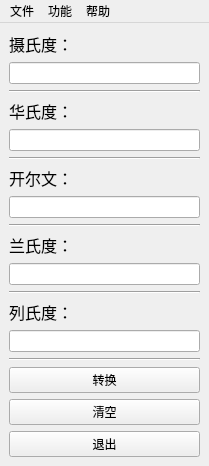
<?xml version="1.0" encoding="UTF-8"?>
<ui version="4.0">
 <class>TempWindow</class>
 <widget class="QMainWindow" name="TempWindow">
  <property name="geometry">
   <rect>
    <x>0</x>
    <y>0</y>
    <width>209</width>
    <height>416</height>
   </rect>
  </property>
  <property name="maximumSize">
   <size>
    <width>209</width>
    <height>416</height>
   </size>
  </property>
  <property name="windowTitle">
   <string>温度转换</string>
  </property>
  <property name="windowIcon">
   <iconset resource="ResourcesFile.qrc">
    <normaloff>:/image/Temp.png</normaloff>:/image/Temp.png</iconset>
  </property>
  <widget class="QWidget" name="centralwidget">
   <layout class="QVBoxLayout" name="verticalLayout">
    <item>
     <widget class="QLabel" name="label">
      <property name="font">
       <font>
        <family>Consolas</family>
        <pointsize>12</pointsize>
       </font>
      </property>
      <property name="text">
       <string>摄氏度：</string>
      </property>
     </widget>
    </item>
    <item>
     <widget class="QLineEdit" name="InputC"/>
    </item>
    <item>
     <widget class="Line" name="line">
      <property name="orientation">
       <enum>Qt::Horizontal</enum>
      </property>
     </widget>
    </item>
    <item>
     <widget class="QLabel" name="label_2">
      <property name="font">
       <font>
        <family>Consolas</family>
        <pointsize>12</pointsize>
       </font>
      </property>
      <property name="text">
       <string>华氏度：</string>
      </property>
     </widget>
    </item>
    <item>
     <widget class="QLineEdit" name="InputF"/>
    </item>
    <item>
     <widget class="Line" name="line_2">
      <property name="orientation">
       <enum>Qt::Horizontal</enum>
      </property>
     </widget>
    </item>
    <item>
     <widget class="QLabel" name="label_3">
      <property name="font">
       <font>
        <family>Consolas</family>
        <pointsize>12</pointsize>
       </font>
      </property>
      <property name="text">
       <string>开尔文：</string>
      </property>
     </widget>
    </item>
    <item>
     <widget class="QLineEdit" name="InputK"/>
    </item>
    <item>
     <widget class="Line" name="line_3">
      <property name="orientation">
       <enum>Qt::Horizontal</enum>
      </property>
     </widget>
    </item>
    <item>
     <widget class="QLabel" name="label_4">
      <property name="font">
       <font>
        <family>Consolas</family>
        <pointsize>12</pointsize>
       </font>
      </property>
      <property name="text">
       <string>兰氏度：</string>
      </property>
     </widget>
    </item>
    <item>
     <widget class="QLineEdit" name="InputR"/>
    </item>
    <item>
     <widget class="Line" name="line_4">
      <property name="orientation">
       <enum>Qt::Horizontal</enum>
      </property>
     </widget>
    </item>
    <item>
     <widget class="QLabel" name="label_5">
      <property name="font">
       <font>
        <family>Consolas</family>
        <pointsize>12</pointsize>
       </font>
      </property>
      <property name="text">
       <string>列氏度：</string>
      </property>
     </widget>
    </item>
    <item>
     <widget class="QLineEdit" name="InputRe"/>
    </item>
    <item>
     <widget class="Line" name="line_5">
      <property name="orientation">
       <enum>Qt::Horizontal</enum>
      </property>
     </widget>
    </item>
    <item>
     <widget class="QPushButton" name="ConvertButton">
      <property name="text">
       <string>转换</string>
      </property>
      <property name="icon">
       <iconset resource="ResourcesFile.qrc">
        <normaloff>:/image/Convert.png</normaloff>:/image/Convert.png</iconset>
      </property>
      <property name="iconSize">
       <size>
        <width>16</width>
        <height>16</height>
       </size>
      </property>
     </widget>
    </item>
    <item>
     <widget class="QPushButton" name="ClearButton">
      <property name="text">
       <string>清空</string>
      </property>
      <property name="icon">
       <iconset resource="ResourcesFile.qrc">
        <normaloff>:/image/Clear.png</normaloff>:/image/Clear.png</iconset>
      </property>
     </widget>
    </item>
    <item>
     <widget class="QPushButton" name="ExitButton">
      <property name="text">
       <string>退出</string>
      </property>
      <property name="icon">
       <iconset resource="ResourcesFile.qrc">
        <normaloff>:/image/Exit.png</normaloff>:/image/Exit.png</iconset>
      </property>
     </widget>
    </item>
   </layout>
  </widget>
  <widget class="QMenuBar" name="menubar">
   <property name="geometry">
    <rect>
     <x>0</x>
     <y>0</y>
     <width>209</width>
     <height>17</height>
    </rect>
   </property>
   <widget class="QMenu" name="menu">
    <property name="title">
     <string>文件</string>
    </property>
    <addaction name="ExitAction"/>
   </widget>
   <widget class="QMenu" name="menu_2">
    <property name="title">
     <string>功能</string>
    </property>
    <addaction name="ConvertAction"/>
    <addaction name="ClearAction"/>
   </widget>
   <widget class="QMenu" name="menu_3">
    <property name="title">
     <string>帮助</string>
    </property>
    <addaction name="About"/>
    <addaction name="Update"/>
    <addaction name="Explain"/>
   </widget>
   <addaction name="menu"/>
   <addaction name="menu_2"/>
   <addaction name="menu_3"/>
  </widget>
  <action name="ExitAction">
   <property name="icon">
    <iconset resource="ResourcesFile.qrc">
     <normaloff>:/image/Exit.png</normaloff>:/image/Exit.png</iconset>
   </property>
   <property name="text">
    <string>退出</string>
   </property>
  </action>
  <action name="ConvertAction">
   <property name="icon">
    <iconset resource="ResourcesFile.qrc">
     <normaloff>:/image/Convert.png</normaloff>:/image/Convert.png</iconset>
   </property>
   <property name="text">
    <string>转换</string>
   </property>
  </action>
  <action name="ClearAction">
   <property name="icon">
    <iconset resource="ResourcesFile.qrc">
     <normaloff>:/image/Clear.png</normaloff>:/image/Clear.png</iconset>
   </property>
   <property name="text">
    <string>清空</string>
   </property>
  </action>
  <action name="About">
   <property name="icon">
    <iconset resource="ResourcesFile.qrc">
     <normaloff>:/image/About.png</normaloff>:/image/About.png</iconset>
   </property>
   <property name="text">
    <string>关于</string>
   </property>
  </action>
  <action name="Update">
   <property name="icon">
    <iconset resource="ResourcesFile.qrc">
     <normaloff>:/image/Log.png</normaloff>:/image/Log.png</iconset>
   </property>
   <property name="text">
    <string>更新日志</string>
   </property>
  </action>
  <action name="Explain">
   <property name="icon">
    <iconset resource="ResourcesFile.qrc">
     <normaloff>:/image/Exlpain.png</normaloff>:/image/Exlpain.png</iconset>
   </property>
   <property name="text">
    <string>说明</string>
   </property>
  </action>
 </widget>
 <tabstops>
  <tabstop>InputC</tabstop>
  <tabstop>InputF</tabstop>
  <tabstop>InputK</tabstop>
  <tabstop>InputR</tabstop>
  <tabstop>InputRe</tabstop>
  <tabstop>ConvertButton</tabstop>
  <tabstop>ClearButton</tabstop>
  <tabstop>ExitButton</tabstop>
 </tabstops>
 <resources>
  <include location="ResourcesFile.qrc"/>
 </resources>
 <connections/>
</ui>
